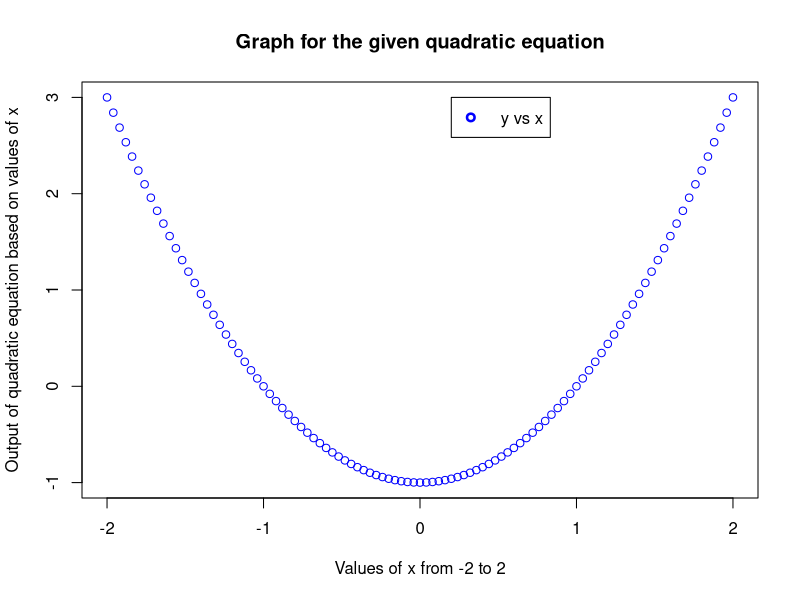
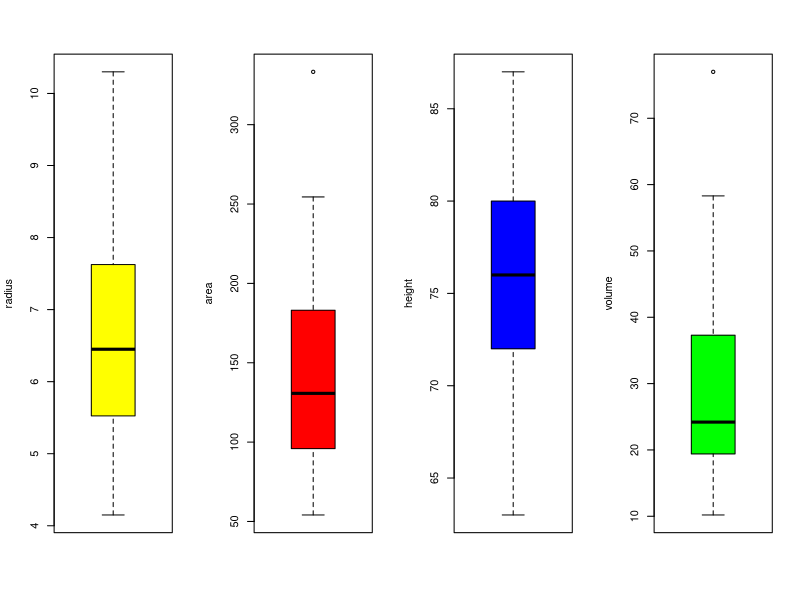
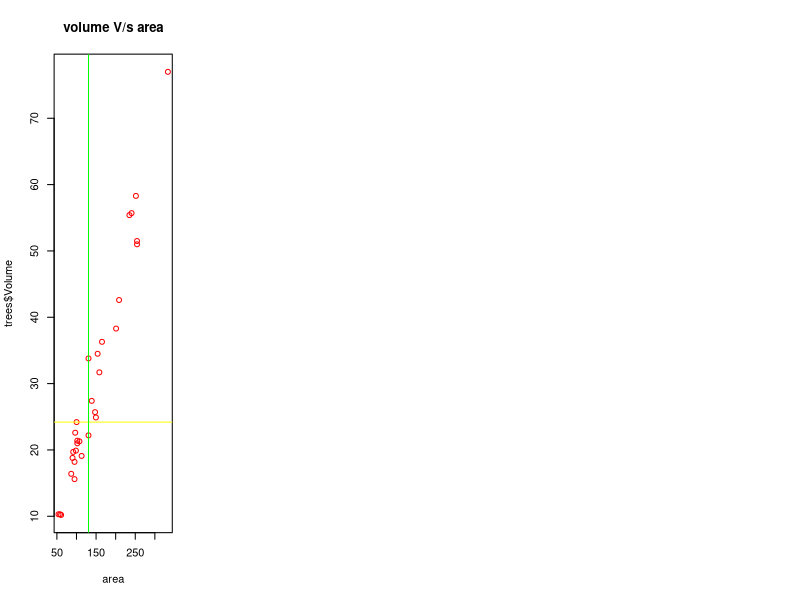
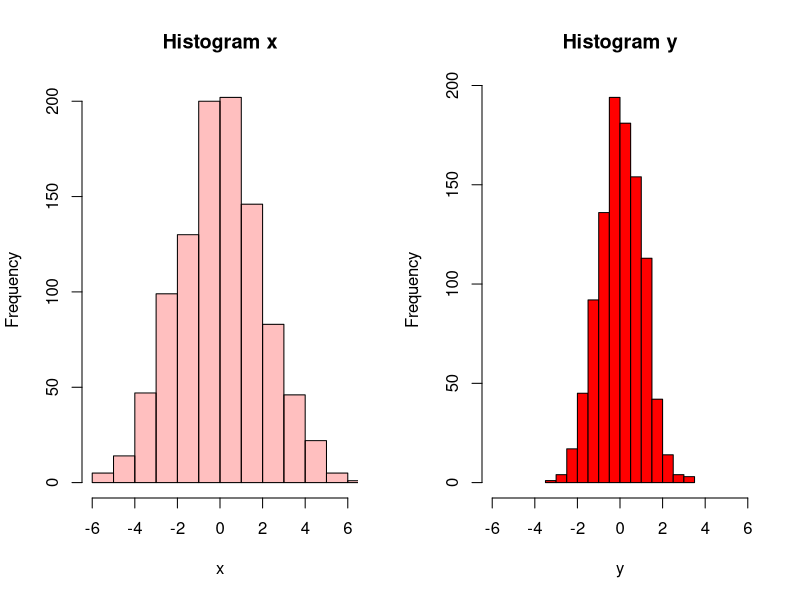
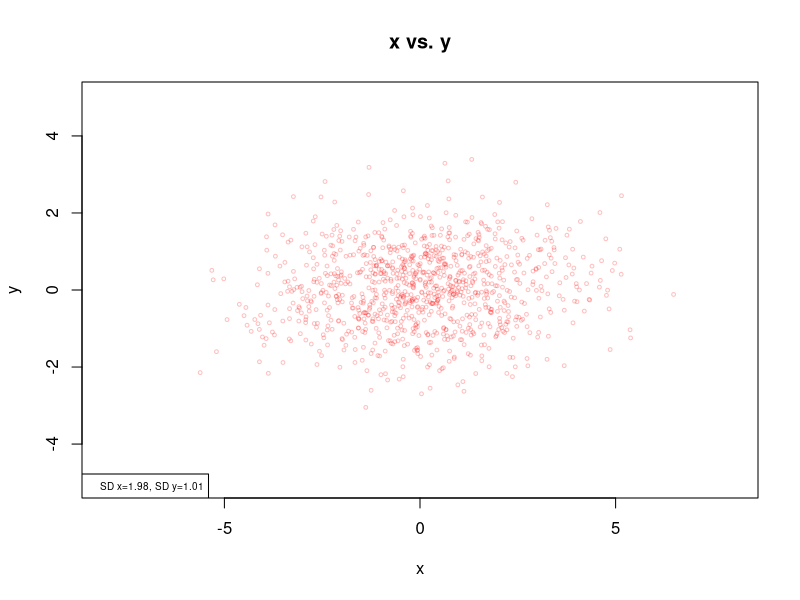

The R source for these figures, in order:
## ---- chunk 1
# DO NOT ADD OR REVISE CODE HERE
knitr::opts_chunk$set(echo = TRUE)
## ---- chunk 2
# first create 3 separate vectors based on the parameters in the problem
m = c(seq(from = 5, to = 10))
n = c(rep(c(2,-5.1,-23), times = 2))
o = c((7/42),3)

# next add the three together to get the vector asked for in the problem. 
# name it to differentiate it
J_vector <- c(m,n,o)

# print it
J_vector

## ---- chunk 3
# 1(a) extract the first and last elements of the vector. Once you know how many numbers are in the vector, get the first and last numbers.
length(J_vector)
J_vector2 <- c(J_vector[1], J_vector[14])

# print new vector
J_vector2

## ---- chunk 4
# 1(b) extract the first and last elements of the vector
length(J_vector)
J_vector3 <- c(J_vector[2:13])

# print third vector
J_vector3

## ---- chunk 5
# 1(c) Take the first variable in JV2 and then add all variables in JV3, then finish off with the last (second) variable in JV2
OrigJ_vector <- c(J_vector2[1], J_vector3, J_vector2[2])

# print the final vector, which should be a copy of the original vector
OrigJ_vector

## ---- chunk 6
# 2(a) create quadratic function
MyFunction <- function(x, a, b, c){
  a + b*x + c*x^2                                 
}

## ---- chunk 7
# 2b create vector
x <- seq(from = -2, to = 2, length.out = 101)

## ---- chunk 8
# 2c pass values to function and set it equal to y
y <- MyFunction(x, a=-1, b=0, c=1)

# plot in blue x v y
plot(x,y,xlab = "Values of x from -2 to 2", ylab = "Output of quadratic equation based on values of x",
     main = "Graph for the given quadratic equation",col=c("blue"),type = "p")
legend(0.2,3.0,c("y vs x"),
lty = c(0,0),  # gives the legend appropriate symbols 
lwd = c(2.5,2.5),col = c("blue"),pch = 1 )   

## ---- chunk 9
# 2(d)given values of coefficients from part b
a = 1
b = 0
c = -1

(-b + c(-1, 1) * sqrt(b^2 - 4 * a * c))/(2 * a)

## ---- chunk 10
# 3(a)first load file with data(trees)
data(trees)

# check structure and get median for 3 variables in the dataset
str(trees)
apply(trees, 2, median)

# finally, get the line and all information in said line for any tree with volume equal to median of volume column
x = trees$Volume == 24.2
trees[x,]

## ---- chunk 11
# 3(b) first get the girth in the dataset
girth <- trees[,1]
print(girth)

# then calculate the radius
radius <- girth/2
print(radius)

# Next calculate the area
area <- pi*(radius)^2
print(area)

# get a stem of the radius
stem(radius)

# get a stem of the area
stem(area)

## ---- chunk 12
# 3(c) get boxplots for radius, area, height, and volume
par (mfrow=c(1,4))
boxplot(radius,ylab='radius',col="yellow")
boxplot(area,ylab='area',col="red")
boxplot(trees$Height,ylab='height',col="blue")
boxplot(trees$Volume,ylab='volume',col="green")

## ---- chunk 13
# 3(d) reveal outlier through boxplot.stats
boxplot.stats(trees$Volume)

## ---- chunk 14
# 3(e) plot volume v area on one graph in color with lines through median for vol and area
plot(area,trees$Volume,col="red",main="volume V/s area")
median.area=median(area)
print (median.area)
abline (h=24.2,col="yellow")
abline (v=130.6981, col="green")

## ---- chunk 15
# start by putting the initial x, y, z problem into a matrix and titling the matrix y
y <- matrix(c(1, 1, 1, -1, 1, 1, 1, -1, 1),nrow = 3)

# print matrix
y

# next add the answers side to the equations into another matrix and titling it z
z <- c(1,1,3)

# print matrix
z

# to solve for x, y, z use the solve function
solve(y,z)

# then using the ansers to x,y,z above we can multiply by the matrix y to get the answers established in matrix z to prove the answers
y %*% c(1,1,1)

## ---- chunk 16
# 5(a) create the x and y samples
set.seed(123)
x <- rnorm(1000, 0, 2)
y <- rnorm(1000, 0, 1)

## ---- chunk 17
# 5(a) making sure to use a rounding function, add the cbind and apply to get the sd.
round(apply((cbind(x,y)), 2, sd), digits = 2)

## ---- chunk 18
# 5(b) presenting 2 histograms with different colors and titles
# ensuring both have same limits using xlim
par(mfrow=c(1,2))
hist(x, xlim = c(-6,6), main="Histogram x", col = rgb(1, 0, 0, 0.25))
hist(y, xlim = c(-6,6), main="Histogram y", col = rgb(1, 0, 0))

## ---- chunk 19
# 5(c) I will admit this one stumped me a bit.
par(mfrow=c(1,1))
plot(x,y, xlim = c(-8,8), ylim = c(-5,5), main="x vs. y", cex = 0.5, col = rgb(1, 0, 0, 0.25))
legend("bottomleft", legend="SD x=1.98, SD y=1.01", cex=0.6)  

